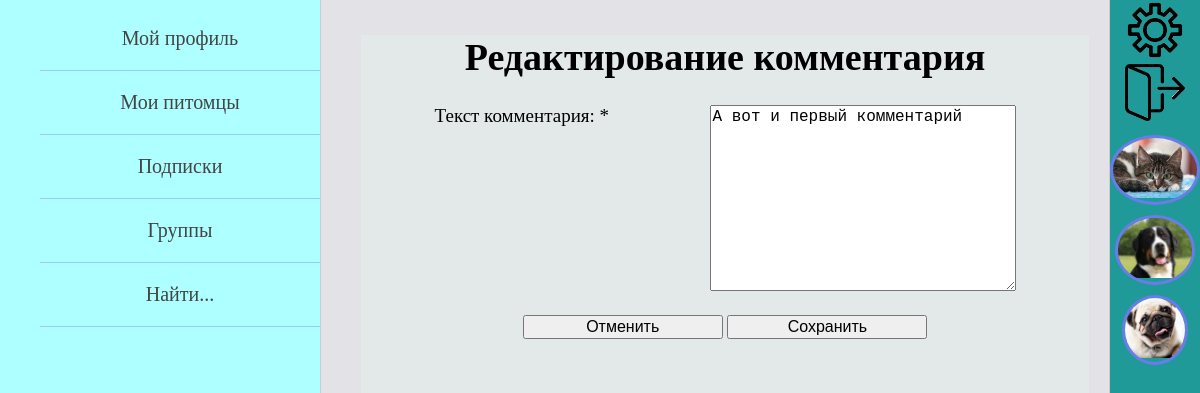
The app's page /comments/1/2/edit-comment/for-user-post/ (signed in) with its own data.
### pet_owners/models.py (models this page shows, shortened)
class PostComment(models.Model):
    author = models.ForeignKey(settings.AUTH_USER_MODEL, related_name='comments',
                               on_delete=models.CASCADE, verbose_name='автор комментария', null=True)
    comment = models.TextField(max_length=550, verbose_name='комментарий')
    date_create = models.DateTimeField(auto_now_add=True, verbose_name='дата')
    post = models.ForeignKey(OwnerPost, on_delete=models.CASCADE, related_name='comments', verbose_name='пост')
    likes = models.ManyToManyField(settings.AUTH_USER_MODEL, related_name='comments_likes', verbose_name='лайки')

class Animal(models.Model):
    GENDER = (
        ("мальчик", "мальчик"),
        ("девочка", "девочка")
    )
    name_of_animal = models.CharField(max_length=55, verbose_name='имя питомца')
    pet_owner = models.ForeignKey(settings.AUTH_USER_MODEL, on_delete=models.CASCADE, verbose_name='владелец')
    category_of_animal = models.ForeignKey(AnimalCategory, on_delete=models.PROTECT, verbose_name='вид')
    animal_breed = models.CharField(max_length=100, blank=True, verbose_name='порода питомца')
    date_of_animal_birth = models.DateField(verbose_name='дата рождения питомца', blank=True, null=True)
    sex = models.CharField(max_length=7, choices=GENDER, verbose_name='пол', null=True)
    animal_photo = models.ImageField(upload_to="animals_photos/%Y/%m/%d/", verbose_name='фото питомца')
    about_pet = models.TextField(max_length=520, verbose_name='о питомце')
    class Meta:
        verbose_name = 'Питомец'
        verbose_name_plural = 'Питомцы'

### comments/views.py (the view, shortened to what this page needs)
# urls.py: path('<int:post_id>/<int:pk>/edit-comment/<str:which_post>/', UpdateComment.as_view(),
class UpdateComment(LoginRequiredMixin, DataMixin, UpdateView):
    form_class = AddOrEditCommentForm
    template_name = 'comments/edit_comment_page.html'
    def get_queryset(self):
        if self.kwargs['which_post'] == 'for-user-post':
            return PostComment.objects.filter(pk=self.kwargs['pk'])
        elif self.kwargs['which_post'] == 'for-group-post':
            return GroupPostComment.objects.filter(pk=self.kwargs['pk'])
    def get_form(self, form_class=None):
        if self.kwargs['which_post'] == 'for-user-post':
            form = super().get_form(form_class=AddOrEditCommentForm)
        elif self.kwargs['which_post'] == 'for-group-post':
            form = super().get_form(form_class=AddOrEditGroupCommentForm)
        return form
    def get_context_data(self, *, object_list=None, **kwargs):
        context = super().get_context_data(**kwargs)
        context['title'] = "Редактирование комментария"
        context.update(self.get_left_menu())
        context.update(self.get_right_menu())
        return context

### comments/forms.py
class AddOrEditCommentForm(forms.ModelForm):
    comment = forms.CharField(label='Текст комментария',
                              widget=forms.Textarea(attrs={'class': 'form-input'}))
    class Meta:
        model = PostComment
        fields = ('comment',)

### pet_owners/templatetags/pet_owners_tags.py (called while the page is built)
@register.inclusion_tag('pet_owners/form_fields.html')
def show_form_fields(form):
    return {'form': form}

### pet_owners/utils.py (called while the page is built)
    def get_left_menu(self):
        context = {}
        if self.request.user.is_authenticated:
            context['left_menu'] = [
                {'title': "Мой профиль", 'url_name': ['profile_home', self.request.user.id]},
                {'title': "Мои питомцы", 'url_name': ['all_animals_page']},
                {'title': "Подписки", 'url_name': ['owner_subscriptions', self.request.user.id]},
                {'title': "Группы", 'url_name': ['my_groups']},
                {'title': "Найти...", 'url_name': ['profile_home', self.request.user.id]}
            ]
        else:
            context['left_menu'] = [
                {'title': "Регистрация", 'url_name': 'register'},
                {'title': "Войти", 'url_name': 'login'},
            ]
        return context

    def get_right_menu(self, auth_user=None):
        context = {}
        if auth_user is None:
            auth_user = self.request.user
        animals = Animal.objects.filter(followers__follower=auth_user)[:7]
        context['animals_for_right_menu'] = animals
        return context

### comments/templates/comments/edit_comment_page.html
{% extends 'pet_owners/base.html' %}
{% load pet_owners_tags %}
{% block content %}
<div class="form_block">
    <h1>{{title}}</h1>
    <form method="post" enctype="multipart/form-data">
        {% show_form_fields form %}
        <button class="form_button" type="submit" name="cancel">
            Отменить
        </button>
        <button class="form_button" type="submit" name="update">
            Сохранить
        </button>
    </form>
</div>
{% endblock %}

### pet_owners/templates/pet_owners/base.html (shortened to what this page needs)
{% load static %}
<!DOCTYPE html>
<html lang="en">
<head>
    <link type="text/css" href="{% static 'pet_owners/css/styles.css' %}" rel="stylesheet" />
</head>
<body>
<table class="table-page" border=0 cellpadding="0" cellspacing="0">
<tr>
    <td valign="top" class="left-chapters">
        <ul id="leftchapters">
            {% for el_menu in left_menu %}
                {% if request.user.is_authenticated %}
                    {% if el_menu.url_name|length == 2 %}
                        <li><a href="{% url el_menu.url_name.0 el_menu.url_name.1 %}">
                            {{el_menu.title}}
                        </a></li>
                    {% else %}
                        <li><a href="{% url el_menu.url_name.0 %}">
                            {{el_menu.title}}
                        </a></li>
                    {% endif %}
                {% else %}
                    <li><a href="{% url el_menu.url_name %}">{{el_menu.title}}</a></li>
                {% endif %}
            {% endfor %}
        </ul>
    </td>
    <td valign="top" class="content">
        <div class="content-text">
            {% block content %}
            {% endblock %}
        </div>
    </td>
    <td valign="top" class="right-chapters">
        <table border=0 cellpadding="0" cellspacing="0">
            {% if request.user.is_authenticated %}
            <tr class="settings_button"><td>
                <a href="{% url 'profile-settings' request.user.id %}">
                    <img src="/static/pet_owners/images/settings_img.png" width="60">
                </a>
            </td></tr>
            <tr class="logout_button"><td>
                <a href="{% url 'logout' %}">
                    <img src="/static/pet_owners/images/exit.png" width="60">
                </a>
            </td></tr>
            {% for sub in animals_for_right_menu %}
                <tr class="right_sub_button"><td>
                    <a href="{% url 'animal_posts' sub.pk %}">
                        <div class="sub_avatar">
                            <img src="{{sub.animal_photo.url}}" height=60>
                        </div>
                    </a>
                </td></tr>
            {% endfor %}
            {% endif %}
        </table>
    </td>
</tr>
</table>
</body>
</html>

### pet_owners/templates/pet_owners/form_fields.html (shortened to what this page needs)
{% for field in form %}
<p><label class="form-label" for="{{ field.id_for_label }}">
    {{field.label}}:{% if field.field.required %} * {% endif %}
</label>{{ field }}</p>
{% endfor %}

### pet_owners/static/pet_owners/css/styles.css (style rules this page uses)
html, body { font-family: 'Georgia'; margin: 0; padding: 0; height: 100%; width: 100%; color: #000000; }
.table-page { width: 100%; height: 100%; vertical-align: top; }
.table-page tr { height: 100%; }
.left-chapters { margin: 0; background: rgba(140, 255, 255, 0.7); border-right: 1px solid #ccc; min-height: 100%; }
.left-chapters ul { width: 300px; min-height: 100%; margin: 0; padding: 7px 0 7px 20px; list-style: none; font-size: 20px; }
.left-chapters ul li { text-align: center; margin-left: 20px; padding: 20px 0 20px 0; color: #999; border-bottom: 1px solid rgba(126, 117, 255, 0.4); }
.left-chapters ul li a { color: #444; text-decoration: none; transition: color .2s linear; }
.right-chapters { margin: 0; background: #209999; border-left: 1px solid #ccc; min-height: 100%; }
.settings_button, .logout_button, .right_sub_button { text-align: center; }
.settings_button a, .logout_button a, .right_sub_button a { display: block; height: 100%; width: 100%; transition: all .2s linear; }
.right_sub_button .sub_avatar { border: 3px solid rgba(126, 117, 255, 0.8); }
.content { background: #27234621; padding: 10px 20px 20px 40px; width: 100%; height: 100%; box-sizing: border-box; }
.content-text { height: 100%; font-size: 19px; background: #e3e8e8; font-family: Yandex Sans Display Light; }
.sub_avatar, .foll_avatar, .author_avatar, .mem_cell_avatar { display: inline-block; vertical-align: middle; text-align: center; max-height: 120px; max-width: 120px; margin-top: 10px; border-radius: 50%; overflow: hidden; }
.form_block, .form_block_set { width: 100%; text-align: center; }
.form-input { width: 300px; font-size: 16px; }
.form-label { display: inline-block; text-align: left; min-width: 275px; vertical-align: top; }
.form_button { min-width: 200px; font-size: 16px; }

### records on screen
PostComment: form "А вот и первый комментарий"
Animal: animal_photo (picture)
Animal: animal_photo (picture)
Animal: animal_photo (picture)

### other values on screen
{{ el_menu.title }} "Мой профиль" "Подписки" "Найти..."
{{ el_menu.title }} "Мои питомцы" "Группы"
{{ title }} "Редактирование комментария"
{{ field.label }} "Текст комментария"
